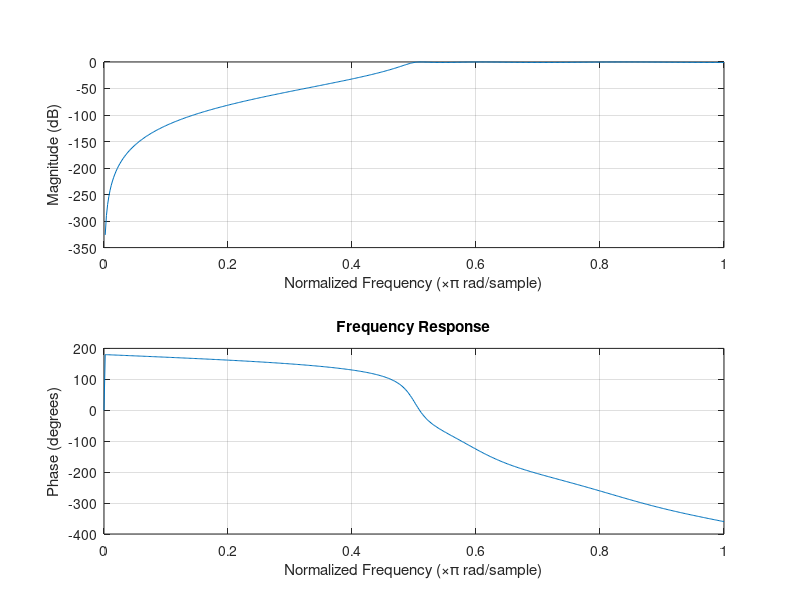
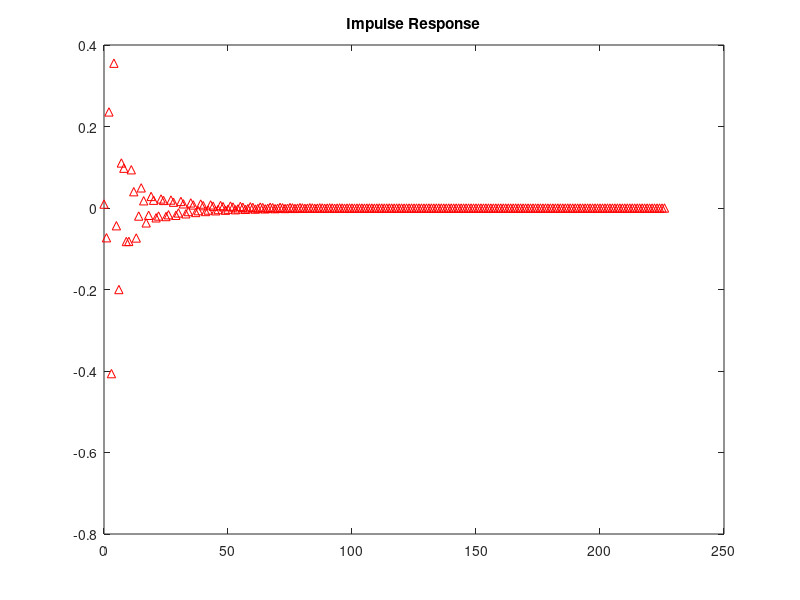
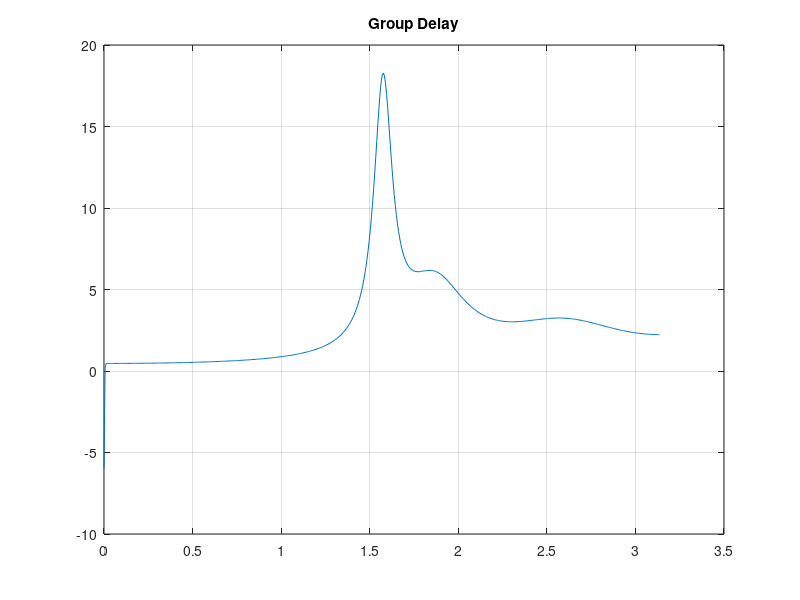
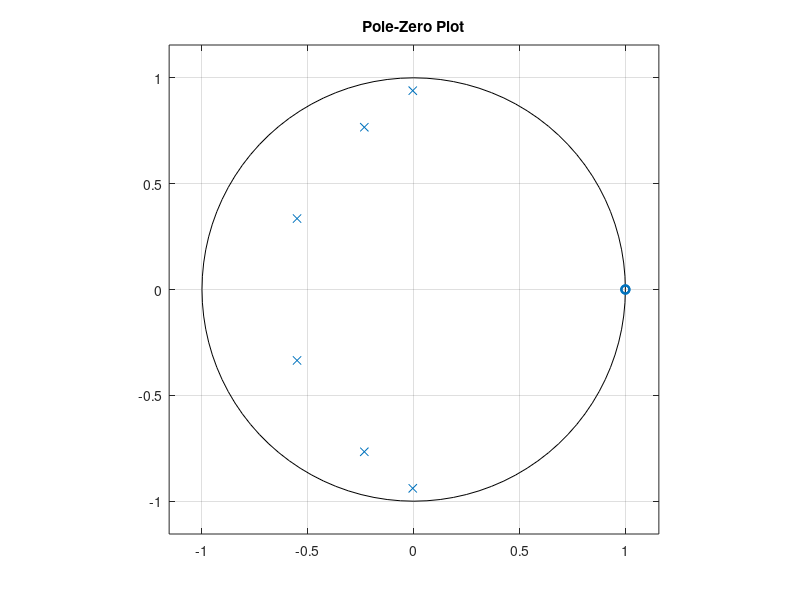

Source code (MATLAB) for these figures, in order:
clc;

clear;

close all;

% Specifications

Rp = 1; % Passband Ripple (dB)

Rs = 40; % Stopband Attenuation (dB)

Wp = 0.5; % Passband Edge

Ws = 0.35; % Stopband Edge
% Find Filter Order
[n,Wn] = cheb1ord(Wp,Ws,Rp,Rs);
% Design High-Pass Filter
[b,a] = cheby1(n,Rp,Wn,'high');
% Frequency Response
figure;
freqz(b,a);
title('Frequency Response');
% Impulse Response
figure;
impz(b,a);
title('Impulse Response');
% Group Delay
figure;
grpdelay(b,a);
title('Group Delay');
% Pole-Zero Plot
figure;
zplane(b,a);
title('Pole-Zero Plot');
fprintf('Filter Order = %d\n',n);

fprintf('Cutoff Frequency = %.4f\n',Wn);
